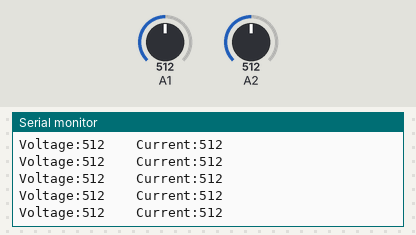
Recording of a sketch running on a simulated Arduino Uno, built with avr-gcc and run on an emulated ATmega328P. Parts: the last lines printed to the serial monitor. The inputs (shaded band) are chosen by the test bench; at power-on: A1 = 512, A2 = 512.

Above: at 1.2 s.
1.3 s: A1 set to 104
At 2.1 s:
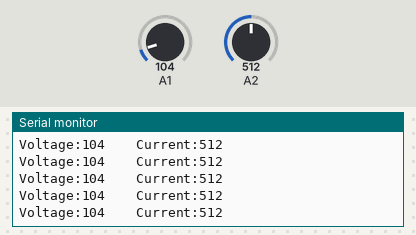
4.3 s: A1 set to 93
At 5.4 s:
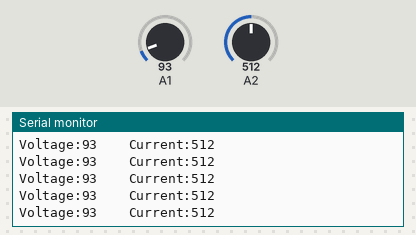
7.3 s: A2 set to 11
At 8.4 s:
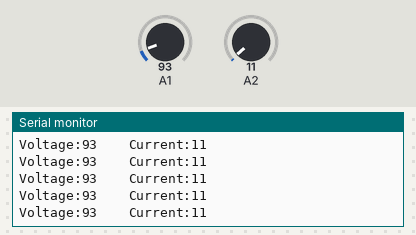
10.3 s: A2 set to 8
At 10.9 s:
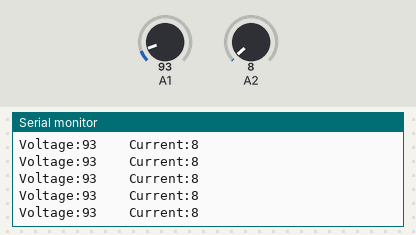
16.3 s: A2 set to 93
At 17.0 s:
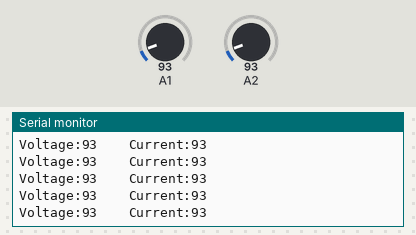
17.8 s: A2 set to 107
At 18.9 s:
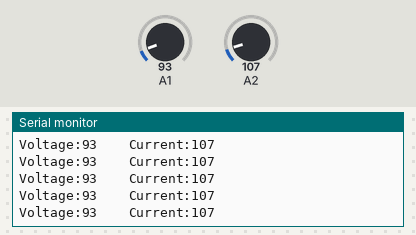
Timing chart, 0 to 20.8 s (numbered marks = the images above; inputs shaded):
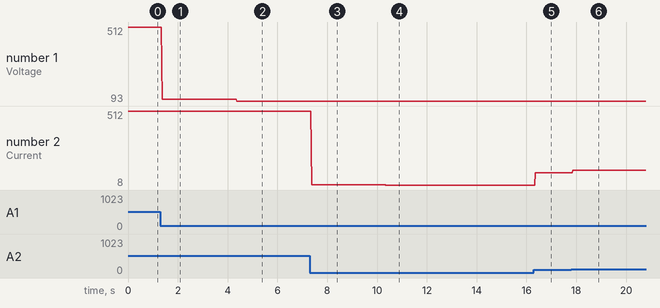

The sketch:

VoltageCurrent_SenseTest.ino
```cpp
void setup() {
Serial.begin(9600);
pinMode(A1, INPUT);
pinMode(A2, INPUT);
//pinMode(2, OUTPUT);
//pinMode(3, OUTPUT);
}

void loop() {
int reading1 = analogRead(A1);

int reading2 = analogRead(A2);
//
Serial.print("Voltage:");
Serial.print(reading1);
Serial.print("    ");
Serial.print("Current:");
Serial.println(reading2);
//Serial.print(255);
//Serial.print(',');
//Serial.println(-255);

delay(20 );

}
```

Measured:
- after the input at 1.3 s, the serial monitor: prints a new line after 0.07 s (image 1)
- after the input at 4.3 s, the serial monitor: prints a new line after 0.07 s (image 2)
- after the input at 7.3 s, the serial monitor: prints a new line after 0.07 s (image 3)
- after the input at 10.3 s, the serial monitor: prints a new line after 0.05 s (image 4)
- after the input at 16.3 s, the serial monitor: prints a new line after 0.05 s (image 5)
- after the input at 17.8 s, the serial monitor: prints a new line after 0.07 s (image 6)
- plotted number 1: 512 → 104 after the input at 1.3 s, 104 → 93 after the input at 4.3 s
- plotted number 2: 512 → 11 after the input at 7.3 s, 11 → 8 after the input at 10.3 s, 93 → 107 after the input at 17.8 s
